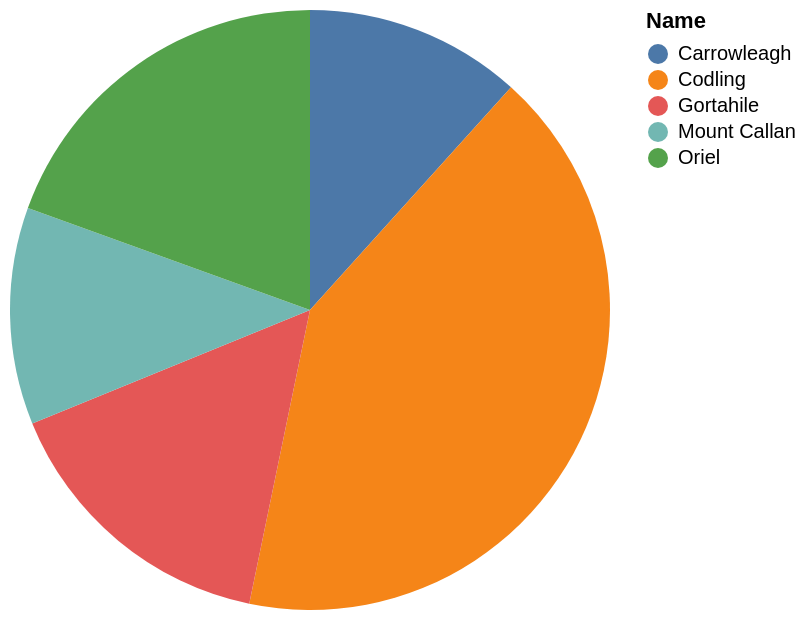

Express this chart as Vega-Lite.
### Vega-Lite specification from a JSON file in a GitHub repository (floating-point values rounded to 4 significant figures)
{"data": {"values": [{"x_data": "Carrowleagh", "y_data": 9}, {"x_data": "Codling", "y_data": 32}, {"x_data": "Gortahile", "y_data": 12}, {"x_data": "Mount Callan", "y_data": 9}, {"x_data": "Oriel", "y_data": 15}]}, "mark": "arc", "encoding": {"theta": {"field": "y_data", "type": "quantitative", "title": "SUM(Price)"}, "color": {"field": "x_data", "type": "nominal", "title": "Name"}}}
